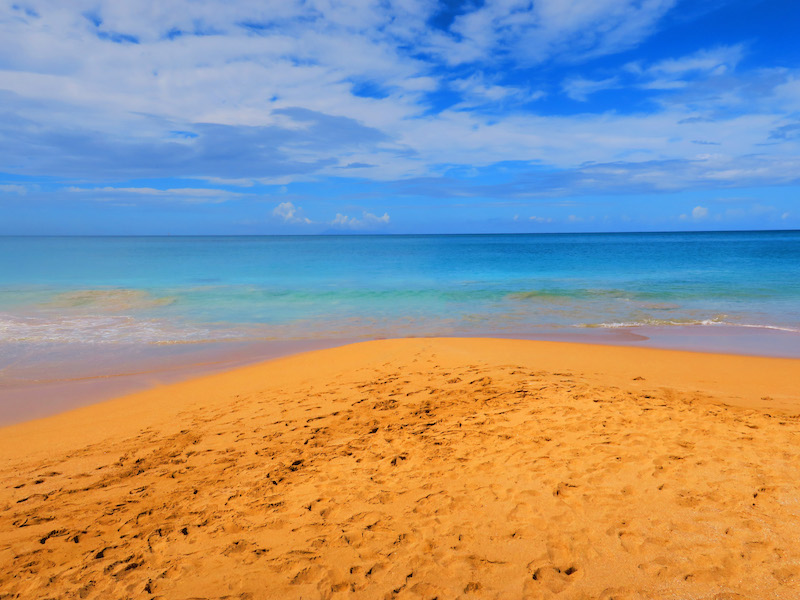
#> input picture images/beach.jpg, 800 x 600 px
$ python green.py
#> lines starting #> are read from the running program, lines starting #| are printed output that depends on the picture
from PIL import Image

#make sure the images are in a folder called "images" in the script directory

#load the image
image_background = Image.open("images/beach.jpg")
#> image_background is the input picture: PIL image 800x600 RGB; mean R, G, B 152.6, 148, 143.9
image_foreground = Image.open("images/penguin.jpg")
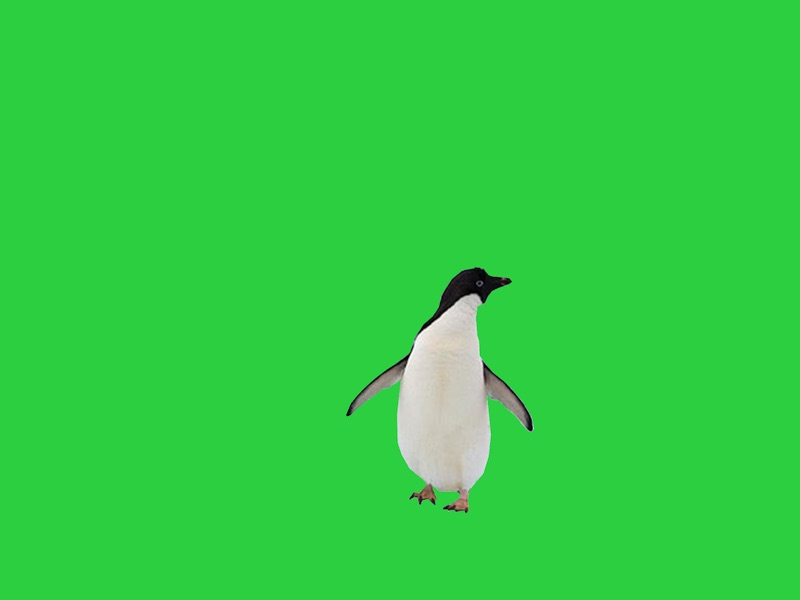
#> input picture images/penguin.jpg, 800 x 600 px
#> image_foreground is the input picture: PIL image 800x600 RGB; mean R, G, B 49, 205.6, 67.8

#get the width and height and write to variables
width, height = image_foreground.size
#> width = 800; height = 600

#get pixels
pixels_background = image_background.load()
pixels_foreground = image_foreground.load()

#combine the two images with a greenscreen effect
#absolute value for the green used is 44, 207, 64
for h in range(height):
    for w in range(width):
        r, g, b, = pixels_foreground[w, h]
        if r > 50 or g < 200 or b > 70:
           pixels_background[w, h] = (r, g, b)

print("Wrote file to images/out.jpg")
image_background.save("images/out.jpg")
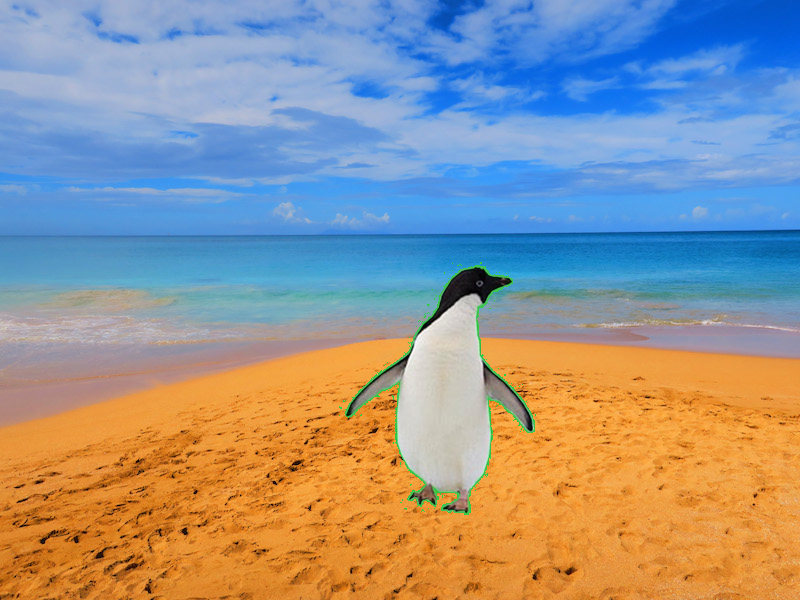
#> saved as out.jpg: PIL image 800x600 RGB; mean R, G, B 150.6, 149.1, 147.2
